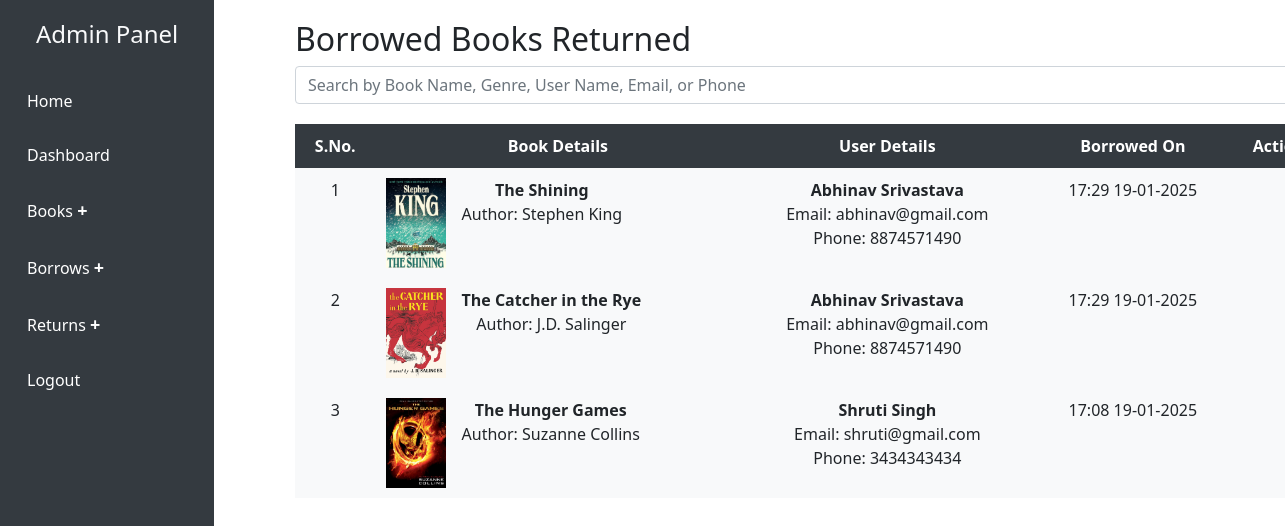
The app's page /admin/borrowed-books-returned.php (signed in) with its own data.
### tables this page shows
CREATE TABLE `borrowed_books` (
  `id` int(11) NOT NULL,
  `user_id` int(11) NOT NULL,
  `book_id` int(11) NOT NULL,
  `created_on` timestamp NOT NULL DEFAULT current_timestamp(),
  `created_by` int(11) NOT NULL,
  `action_on` timestamp NULL DEFAULT NULL,
  `action_by` int(11) DEFAULT NULL,
  `returned_on` datetime DEFAULT NULL,
  `returned_by` int(11) NOT NULL,
  `status` tinyint(1) NOT NULL DEFAULT 0 COMMENT '''0'' - Pending, ''1'' - Approved, ''2'' - Rejected, ''3'' - Return Requested, ''4'' - Returned'
);

CREATE TABLE `books` (
  `id` int(11) NOT NULL,
  `name` varchar(255) NOT NULL,
  `image` varchar(255) DEFAULT NULL,
  `author` varchar(255) NOT NULL,
  `genre` varchar(100) NOT NULL,
  `description` text DEFAULT NULL,
  `trending` int(11) NOT NULL DEFAULT 0 COMMENT '''0'' - Not Trending, ''1'' - Trending',
  `quantity` int(11) DEFAULT 0,
  `status` int(11) NOT NULL DEFAULT 0 COMMENT '''0'' - Visible, ''1'' - Archived',
  `modified_on` datetime NOT NULL DEFAULT current_timestamp(),
  `modified_by` int(11) NOT NULL,
  `created_on` datetime DEFAULT current_timestamp(),
  `created_by` int(11) NOT NULL
);

CREATE TABLE `users` (
  `id` int(11) NOT NULL,
  `name` varchar(100) DEFAULT NULL,
  `phone` varchar(100) NOT NULL,
  `dob` varchar(100) NOT NULL,
  `email` varchar(100) DEFAULT NULL,
  `password` varchar(255) DEFAULT NULL,
  `role` int(11) DEFAULT 1 COMMENT '''0'' - Admin, ''1'' - User',
  `CREATED_ON` datetime NOT NULL DEFAULT current_timestamp()
);

### admin/borrowed-books-returned.php (the view, shortened to what this page needs)
<?php
include('../includes/db.php');
$query = "SELECT * FROM borrowed_books ORDER BY created_on DESC";
$result = mysqli_query($conn, $query);
?>
<!DOCTYPE html>
<html lang="en">
<head>
    <link href="https://cdn.jsdelivr.net/npm/bootstrap@5.1.3/dist/css/bootstrap.min.css" rel="stylesheet">
    <link href="../assets/admin.css" rel="stylesheet">
</head>
<body>
    <div class="container-fluid">
        <div class="row">
            <?php include('sidebar.php'); ?>
            <div class="col-md-10 content">
                <h2>Borrowed Books Returned</h2>
                <input type="text" id="search-bar" class="form-control mb-3" placeholder="Search by Book Name, Genre, User Name, Email, or Phone" />
                <table class="table table-borderless">
                    <thead>
                        <tr>
                            <th>S.No.</th>
                            <th>Book Details</th>
                            <th>User Details</th>
                            <th>Borrowed On</th>
                            <th>Action</th>
                        </tr>
                    </thead>
                    <tbody id="borrowed-books-list">
                        <?php
                        $x = 1;
                        while ($row = mysqli_fetch_assoc($result)):
                            if($row['status']=='4'){
                            $book_id = $row['book_id'];
                            $book_query = "SELECT * FROM books WHERE id = $book_id";
                            $book_result = mysqli_query($conn, $book_query);
                            $book = mysqli_fetch_assoc($book_result);
                            $user_id = $row['user_id'];
                            $user_query = "SELECT * FROM users WHERE id = $user_id";
                            $user_result = mysqli_query($conn, $user_query);
                            $user = mysqli_fetch_assoc($user_result);
                            $borrowed_on = date(" H:i d-m-Y", strtotime($row['action_on']));
                        ?>
                        <tr class="borrowed-book-item">
                            <td><?php echo $x++; ?></td>
                            <td>
                                <div class="d-flex">
                                    <div class="me-3">
                                        <img src="../admin/images/<?php echo $book['image']; ?>" alt="Book Image" class="book-image" style="width: 60px; height: 90px;">
                                    </div>
                                    <div>
                                        <strong><?php echo $book['name']; ?></strong><br>
                                        Author: <?php echo $book['author']; ?>
                                    </div>
                                </div>
                            </td>
                            <td>
                                <strong><?php echo $user['name']; ?></strong><br>
                                Email: <?php echo $user['email']; ?><br>
                                Phone: <?php echo $user['phone']; ?>
                            </td>
                            <td><?php echo $borrowed_on; ?></td>
                            <td>
                            </td>
                        </tr>
                        <?php } endwhile; ?>
                    </tbody>
                </table>
            </div>
        </div>
    </div>
</body>
</html>

### assets/admin.css (style rules this page uses)
.content { padding: 20px; margin-left: 275px; }
.table { width: 100%; margin-top: 20px; border-collapse: collapse; }
.table th, .table td { text-align: center; padding: 10px; }
.table th { background-color: #343a40; color: white; }
.table td { background-color: #f8f9fa; }
.table td, .table th { border: none; }
.table .book-image { width: 60px; height: auto; }

### records on screen
borrowed_books: book.image (picture), book.name "The Shining", book.author "Stephen King", user.name "Abhinav Srivastava", user.email "abhinav@gmail.com", user.phone "8874571490", action_on "17:29 19-01-2025"
borrowed_books: book.image (picture), book.name "The Catcher in the Rye", book.author "J.D. Salinger", user.name "Abhinav Srivastava", user.email "abhinav@gmail.com", user.phone "8874571490", action_on "17:29 19-01-2025"
borrowed_books: book.image (picture), book.name "The Hunger Games", book.author "Suzanne Collins", user.name "Shruti Singh", user.email "shruti@gmail.com", user.phone "3434343434", action_on "17:08 19-01-2025"
